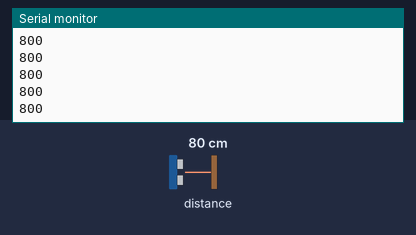
A sketch run on a simulated Arduino Uno, built with avr-gcc and run on an emulated ATmega328P. Parts: the last lines printed to the serial monitor. The inputs (shaded band) are chosen by the test bench; at power-on: distance to the obstacle 80 cm.

Above: at 1.2 s.
1.3 s: distance to the obstacle set to 2 cm
At 2.1 s:
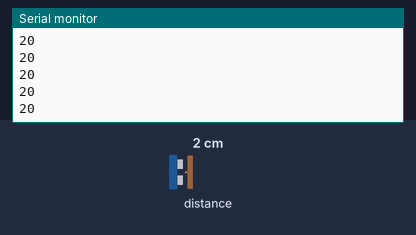
2.8 s: distance to the obstacle set to 4 cm
At 3.5 s:
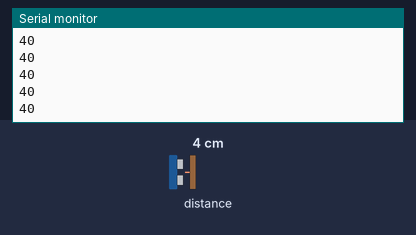
Timing chart, 0 to 5.8 s (numbered marks = the images above; inputs shaded):
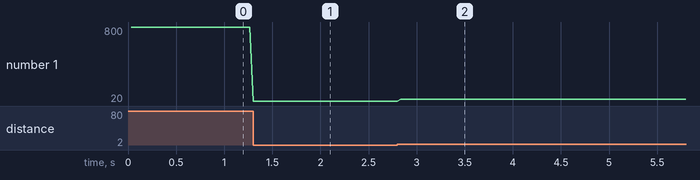

Measured:
- after the input at 1.3 s, the serial monitor: prints a new line at once (image 1)
- after the input at 2.8 s, the serial monitor: prints a new line at once (image 2)
- plotted number 1: 800 → 20 after the input at 1.3 s, 20 → 40 after the input at 2.8 s

The sketch:

XPhoto_Analog_Threshold_TimeOfFlight.ino
```cpp
/*
   Experimental Photography 2024
   Interactive Media Arts @ NYU
   Ellen Nickles

   Related sources:
   ITP Physical Computing Lab
   https://itp.nyu.edu/physcomp/labs/labs-serial-communication/lab-serial-input-to-the-p5-js-ide/
   https://itp.nyu.edu/physcomp/i2c-communication-with-a-time-of-flight-distance-sensor/
*/

// be sure to download the sensor library: Tools > Manage Libraries
// so that you can include it here
#include "Adafruit_VL53L0X.h"

// make an instance of the library
Adafruit_VL53L0X sensor = Adafruit_VL53L0X();

const int maxDistance = 2000;

// STEP 2: Set your threshold value
int threshold = 600;
bool thresholdExceeded = false;

void setup() {
  // initialize serial, wait 3 seconds for
  // Serial Monitor to open:
  Serial.begin(9600);
  if (!Serial) delay(3000);

  // initialize sensor, stop if it fails:
  if (!sensor.begin()) {
    Serial.println("Sensor not responding. Check wiring.");
    while (true);
  }
  /* config can be:
    VL53L0X_SENSE_DEFAULT: about 500mm range
    VL53L0X_SENSE_LONG_RANGE: about 2000mm range
    VL53L0X_SENSE_HIGH_SPEED: about 500mm range
    VL53L0X_SENSE_HIGH_ACCURACY: about 400mm range, 1mm accuracy
  */
  sensor.configSensor(Adafruit_VL53L0X::VL53L0X_SENSE_LONG_RANGE);
  // set sensor to range continuously:
  sensor.startRangeContinuous();
}

void loop() {
  // if the reading is done:
  if (sensor.isRangeComplete()) {
    // read the result:
    int reading = sensor.readRangeResult();
    // if it's with the max distance:
    if (reading < maxDistance) {

      // STEP 1: Observe range of sensor readings in serial monitor
      // print the result (distance in mm):
      Serial.println(reading);

      // STEP 3: Uncomment when you're ready to photograph!
      // If the value of the sensor is above or below a threshold
      //  if (reading < threshold) {
      //    // check the capture state
      //    if (!thresholdExceeded) {
      //      // send the signal to the p5 web editor take a picture
      //      Serial.write("1");
      //      thresholdExceeded = true;
      //    }
      //  } else {
      //    Serial.write("0");
      //    thresholdExceeded = false;
      //  }
    }
  }
}
```
